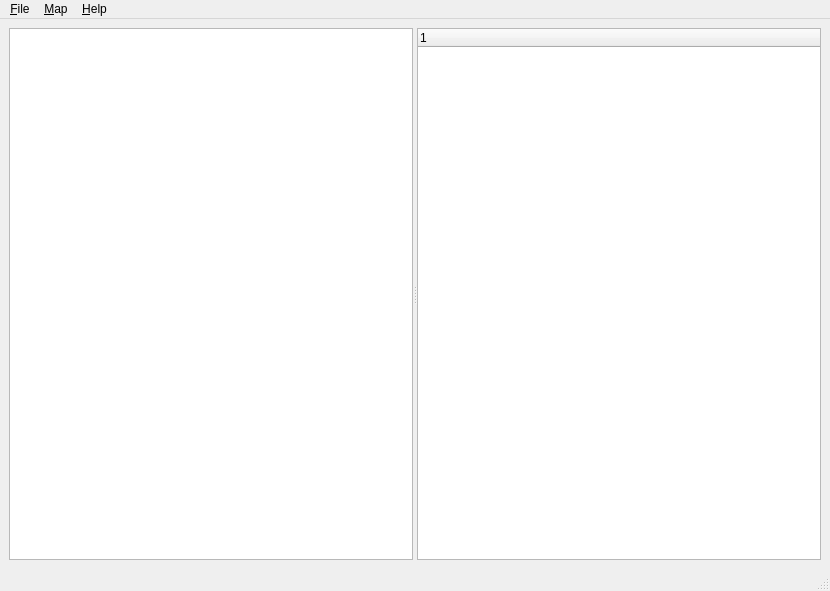
<?xml version="1.0" encoding="UTF-8"?>
<ui version="4.0">
 <class>MainWindow</class>
 <widget class="QMainWindow" name="MainWindow">
  <property name="geometry">
   <rect>
    <x>0</x>
    <y>0</y>
    <width>830</width>
    <height>591</height>
   </rect>
  </property>
  <property name="windowTitle">
   <string>MainWindow</string>
  </property>
  <widget class="QWidget" name="centralwidget">
   <layout class="QVBoxLayout" name="verticalLayout">
    <item>
     <widget class="QSplitter" name="splitter">
      <property name="orientation">
       <enum>Qt::Horizontal</enum>
      </property>
      <widget class="QListWidget" name="listWidget"/>
      <widget class="QTreeWidget" name="treeView">
       <column>
        <property name="text">
         <string notr="true">1</string>
        </property>
       </column>
      </widget>
     </widget>
    </item>
   </layout>
  </widget>
  <widget class="QMenuBar" name="menubar">
   <property name="geometry">
    <rect>
     <x>0</x>
     <y>0</y>
     <width>830</width>
     <height>17</height>
    </rect>
   </property>
   <widget class="QMenu" name="menu_File">
    <property name="title">
     <string>&amp;File</string>
    </property>
    <addaction name="action_New_Layout"/>
    <addaction name="action_Open_Layout"/>
    <addaction name="action_Save_Layout"/>
    <addaction name="separator"/>
    <addaction name="actionExit"/>
   </widget>
   <widget class="QMenu" name="menu_Map">
    <property name="title">
     <string>&amp;Map</string>
    </property>
    <addaction name="actionCommit"/>
    <addaction name="separator"/>
    <addaction name="actionAssociateFilesToLayout"/>
    <addaction name="actionDisassociateFromLayout"/>
    <addaction name="separator"/>
    <addaction name="actionSetupRemapPalette"/>
    <addaction name="actionClearRemapPalette"/>
    <addaction name="actionPurgePendingActions"/>
   </widget>
   <widget class="QMenu" name="menu_Help">
    <property name="title">
     <string>&amp;Help</string>
    </property>
    <addaction name="actionContents"/>
    <addaction name="separator"/>
    <addaction name="actionHelpAbout"/>
   </widget>
   <addaction name="menu_File"/>
   <addaction name="menu_Map"/>
   <addaction name="menu_Help"/>
  </widget>
  <widget class="QStatusBar" name="statusbar"/>
  <action name="action_Open_Layout">
   <property name="text">
    <string>&amp;Open Layout</string>
   </property>
  </action>
  <action name="action_Save_Layout">
   <property name="text">
    <string>&amp;Save Layout</string>
   </property>
  </action>
  <action name="action">
   <property name="text">
    <string>-</string>
   </property>
  </action>
  <action name="actionExit">
   <property name="text">
    <string>E&amp;xit</string>
   </property>
  </action>
  <action name="actionCommit">
   <property name="text">
    <string>Run/Commit</string>
   </property>
  </action>
  <action name="actionAbout">
   <property name="text">
    <string>&amp;About imageremap</string>
   </property>
  </action>
  <action name="actionAssociateFilesToLayout">
   <property name="text">
    <string>&amp;Associate Set of Files with Layout...</string>
   </property>
  </action>
  <action name="actionDisassociateFromLayout">
   <property name="text">
    <string>&amp;Disassociate Selected From Layout...</string>
   </property>
  </action>
  <action name="actionSetupRemapPalette">
   <property name="text">
    <string>Setup Remap Palette...</string>
   </property>
  </action>
  <action name="actionClearRemapPalette">
   <property name="text">
    <string>Clear Remap Palette</string>
   </property>
  </action>
  <action name="actionPurgePendingActions">
   <property name="text">
    <string>Purge Pending Actions</string>
   </property>
  </action>
  <action name="actionContents">
   <property name="text">
    <string>Quick How To Use</string>
   </property>
  </action>
  <action name="actionHelpAbout">
   <property name="text">
    <string>About</string>
   </property>
  </action>
  <action name="action_New_Layout">
   <property name="text">
    <string>&amp;New Layout</string>
   </property>
  </action>
 </widget>
 <resources/>
 <connections/>
</ui>
